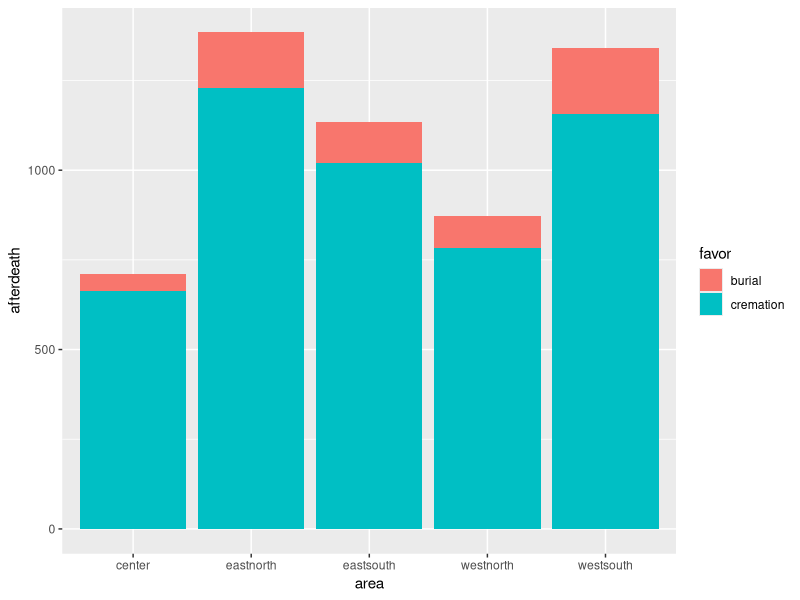
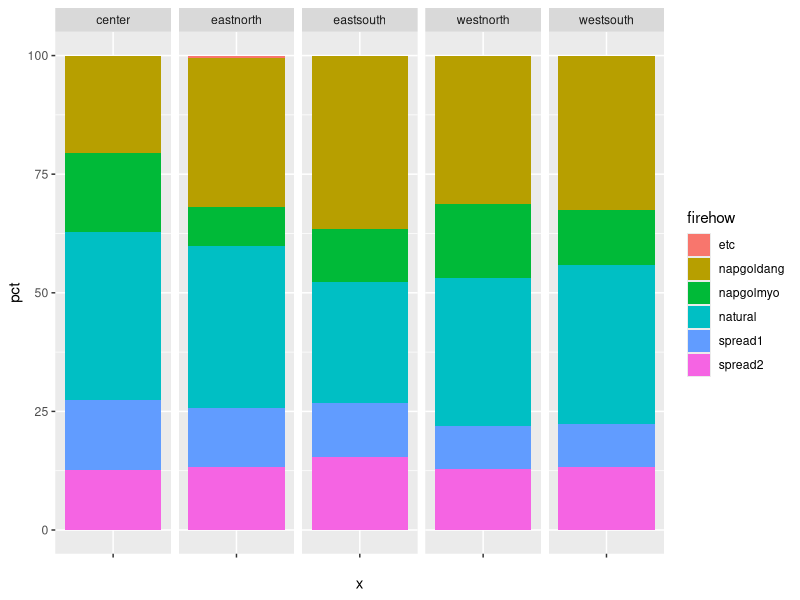
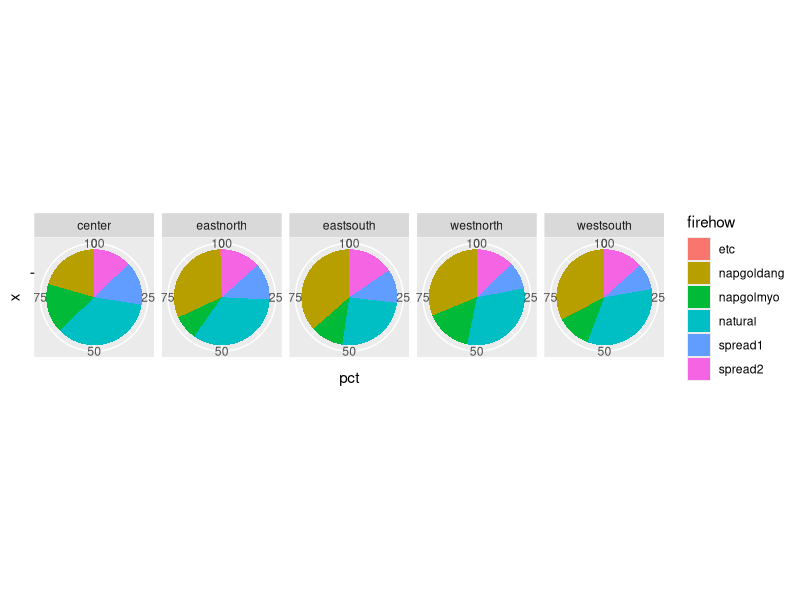

These figures' R source, in order:
## ---- chunk 1
library(readxl)
library(dplyr)
library(ggplot2)
## ---- chunk 2
raw_data <- read_excel("seoul_data.xlsx")
raw <- raw_data
## ---- chunk 3
#head(raw)
#View(raw)
#str(raw)
## ---- chunk 4
raw <- rename(raw, 
              afterdeath = F17,
              firehow = F17_1)
class(raw$afterdeath)
table(raw$afterdeath)
class(raw$firehow)
table(raw$firehow)
raw$firehow <- ifelse(raw$firehow == 99, NA, raw$firehow)
table(raw$firehow)
## ---- chunk 5
raw <- raw %>% mutate(area = ifelse(area %in% c(1), "center",
                                    ifelse(area %in% c(2), "eastnorth",
                                           ifelse(area %in% c(3), "westnorth",
                                                  ifelse(area %in% c(4), "westsouth", "eastsouth")))))
raw <- raw %>% mutate(firehow = ifelse(firehow %in% c(1), "napgoldang",
                                       ifelse(firehow %in% c(2), "napgolmyo",
                                              ifelse(firehow %in% c(3), "natural",
                                                     ifelse(firehow %in% c(4), "spread1", 
                                                            ifelse(firehow %in% c(5), "spread2", "etc"))))))
table(raw$area)
table(raw$firehow)
## ---- chunk 6
differ1 <- raw %>% 
  mutate(favor = ifelse(afterdeath == 1, "burial", "cremation")) %>% 
  group_by(area, afterdeath)

dim(differ1)

differ2 <- raw %>% 
  filter(afterdeath == "2") %>% 
  filter(!is.na(firehow)) %>% 
  group_by(area, firehow) %>% 
  summarise(n = n()) %>% 
  mutate(tot_fire = sum(n)) %>% 
  mutate(pct = round(n/tot_fire * 100, 2))

dim(differ2)
## ---- chunk 7
ggplot(data = differ1, aes(x = area, y = afterdeath, fill = favor)) + geom_col()
## ---- chunk 8
library(MASS)

ggplot(data = differ2, aes(x = "", y = pct , fill = firehow)) +
  facet_grid(facets=. ~ area) + 
  geom_bar(stat="identity", width=1)
        

ggplot(differ2, aes(x ="", y = pct, fill = firehow)) +
  facet_grid(facet=.~ area ) +
  geom_bar(stat = "identity", width = 1) +
  coord_polar(theta = "y")
